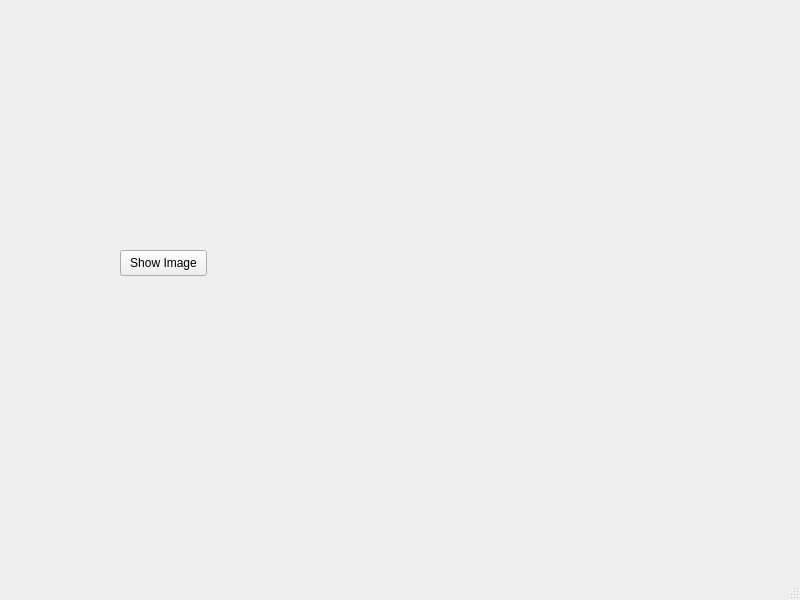
<?xml version="1.0" encoding="UTF-8"?>
<ui version="4.0">
 <class>MainWindow</class>
 <widget class="QMainWindow" name="MainWindow">
  <property name="geometry">
   <rect>
    <x>0</x>
    <y>0</y>
    <width>800</width>
    <height>600</height>
   </rect>
  </property>
  <property name="windowTitle">
   <string>MainWindow</string>
  </property>
  <widget class="QWidget" name="centralwidget">
   <widget class="QLabel" name="label">
    <property name="geometry">
     <rect>
      <x>410</x>
      <y>180</y>
      <width>191</width>
      <height>181</height>
     </rect>
    </property>
    <property name="text">
     <string/>
    </property>
   </widget>
   <widget class="QPushButton" name="b_showimg">
    <property name="geometry">
     <rect>
      <x>120</x>
      <y>250</y>
      <width>87</width>
      <height>26</height>
     </rect>
    </property>
    <property name="text">
     <string>Show Image</string>
    </property>
   </widget>
  </widget>
  <widget class="QMenuBar" name="menubar">
   <property name="geometry">
    <rect>
     <x>0</x>
     <y>0</y>
     <width>800</width>
     <height>23</height>
    </rect>
   </property>
  </widget>
  <widget class="QStatusBar" name="statusbar"/>
 </widget>
 <resources/>
 <connections/>
</ui>
